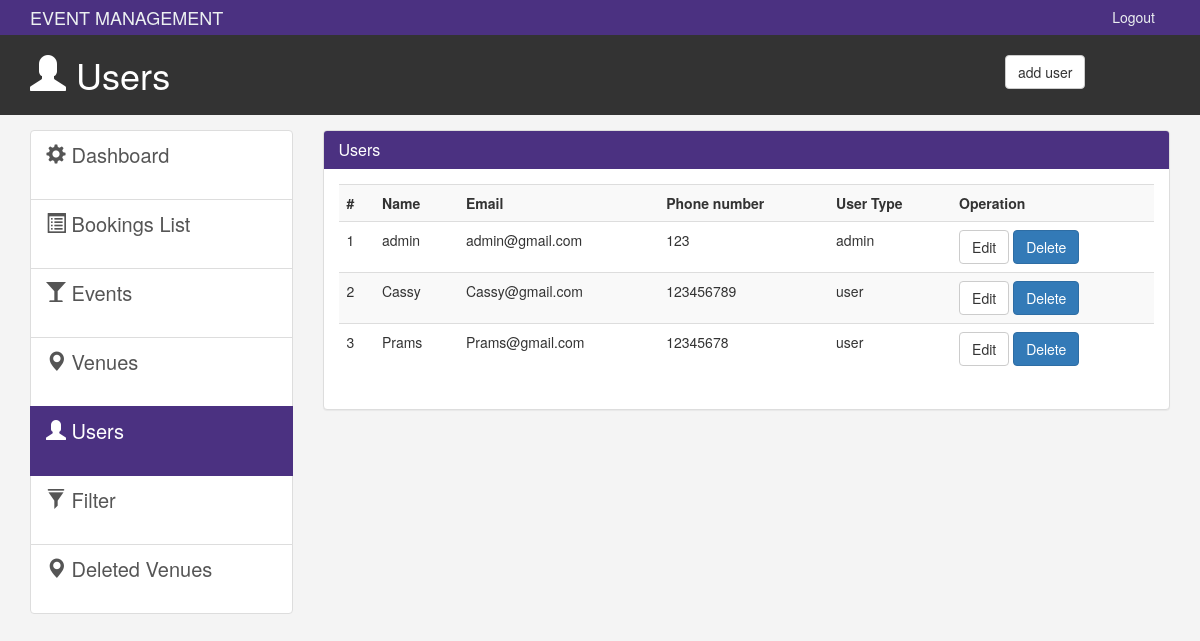
/admin/users.php, run on the app's committed database.
### tables this page shows
CREATE TABLE `user` (
  `id` int(1) NOT NULL,
  `name` text NOT NULL,
  `email` varchar(20) NOT NULL,
  `phone_number` int(10) NOT NULL,
  `password` varchar(30) NOT NULL,
  `usertype` varchar(10) NOT NULL,
  `dt` date NOT NULL
);

### admin/users.php (the view, shortened to what this page needs)
<!DOCTYPE html>
<html lang="en">
  <head>
    <link href="css/bootstrap.min.css?v=<?php echo time(); ?>" rel="stylesheet">
    <link href="css/style.css?v=<?php echo time(); ?>" rel="stylesheet">
  </head>
  <body>
    <nav class="navbar navbar-default">
      <div class="container">
        <div class="navbar-header">
          <a class="navbar-brand" href="#">EVENT MANAGEMENT</a>
        </div>
        <div id="navbar" class="collapse navbar-collapse">
          <ul class="nav navbar-nav navbar-right">
             <li><a href="../login.php">Logout</a></li>
          </ul>
        </div>
      </div>
    </nav>
    <header id="header">
      <div class="container">
        <div class="row">
          <div class="col-md-10">
            <h1><span class="glyphicon glyphicon-user" aria-hidden="true"></span> Users</h1>
          </div>
          <div class="col-md-2">
            <div class="dropdown create">
              <button class="btn btn-default" type="button" data-toggle="modal" data-target="#addPage" >
                add user</button>
            </div>
          </div>
        </div>
      </div>
    </header>
    <section id="main">
      <div class="container">
        <div class="row">
          <div class="col-md-3">
            <div class="list-group">
              <a href="index.php" class="list-group-item">
                <span class="glyphicon glyphicon-cog" aria-hidden="true"></span> Dashboard
              </a>
              <a href="bookings_list.php" class="list-group-item"><span class="glyphicon glyphicon-list-alt" aria-hidden="true"></span> Bookings List </a>
              <a href="events.php" class="list-group-item"><span class="glyphicon glyphicon-glass" aria-hidden="true"></span> Events </a>
              <a href="venues.php" class="list-group-item"><span class="glyphicon glyphicon-map-marker" aria-hidden="true"></span> Venues </a>
              <a href="users.php" class="list-group-item active main-color-bg"><span class="glyphicon glyphicon-user" aria-hidden="true"></span> Users </a>
              <a href="filter.php" class="list-group-item"><span class="glyphicon glyphicon-filter" aria-hidden="true"></span> Filter </a>
              <a href="venue_logs.php" class="list-group-item"><span class="glyphicon glyphicon-map-marker" aria-hidden="true"></span> Deleted Venues </a>
</div>
          </div>
          <div class="col-md-9">
            <div class="panel panel-default">
              <div class="panel-heading main-color-bg">
                <h3 class="panel-title">Users</h3>
              </div>
              <div class="panel-body">
                <table class="table table-striped table-hover">
                      <tr>
                        <th>#</th>
                        <th>Name</th>
                        <th>Email</th>
                        <th>Phone number</th>
                        <th>User Type</th>
                        <th>Operation</th>
                      </tr>
                      <?php  include('../connection.php'); ?>
                     <?php
                      $sql="SELECT * from `user`;";
                       $res = mysqli_query ($data, $sql);
                       $i=1;
                       while($row = mysqli_fetch_array($res)){
                        echo "<tr>";
                        echo "<td>"; echo $i++; echo" </td>";
                        echo "<td>"; echo $row["name"]; echo" </td>";
                        echo "<td>"; echo $row["email"]; echo" </td>";
                        echo "<td>"; echo $row["phone_number"]; echo" </td>";
                        echo "<td>"; echo $row["usertype"]; echo" </td>";
                        $id =  $row["id"];
                        echo "<td>"; echo "<a class='btn btn-default' href='edit_user.php?id= $id'>Edit</a> <a class='btn btn-primary' href='delete_user.php?id= $id'>Delete</a>"; echo" </td>";
                        echo "</tr>";
                       }
                      ?>
                   </table>
              </div>
              </div>
          </div>
        </div>
      </div>
    </section>
  </body>
</html>

### admin/css/style.css (style rules this page uses)
body { background:#f4f4f4; }
.navbar { min-height: 33px !important; margin-bottom:0; border-radius:0; }
.navbar-nav > li > a, .navbar-brand { padding-top:6px !important; padding-bottom:0 !important; height: 33px; }
.navbar-default { background-color: #4b3181; border-color: #4b3181; }
.navbar-default .navbar-brand { color: #ecf0f1; }
.navbar-default .navbar-nav > li > a { color: #ecf0f1; }
.navbar-default .navbar-collapse, .navbar-default .navbar-form { border-color: #ecf0f1; }
.main-color-bg { background-color: #4b3181 !important; border-color: #4b3181 !important; color:#ffffff !important; }
#header { background:#333333; color:#ffffff; padding-bottom: 10px; margin-bottom: 15px; }
#header .create { padding-top: 20px; }
.list-group { height: 400px !important; }
a.list-group-item { font-size: 20px !important; }
.list-group-item { height: 70px !important; }

### data on the page
user: name "admin", email "admin@gmail.com", phone_number "123", usertype "admin"
user: name "Cassy", email "Cassy@gmail.com", phone_number "123456789", usertype "user"
user: name "Prams", email "Prams@gmail.com", phone_number "12345678", usertype "user"
